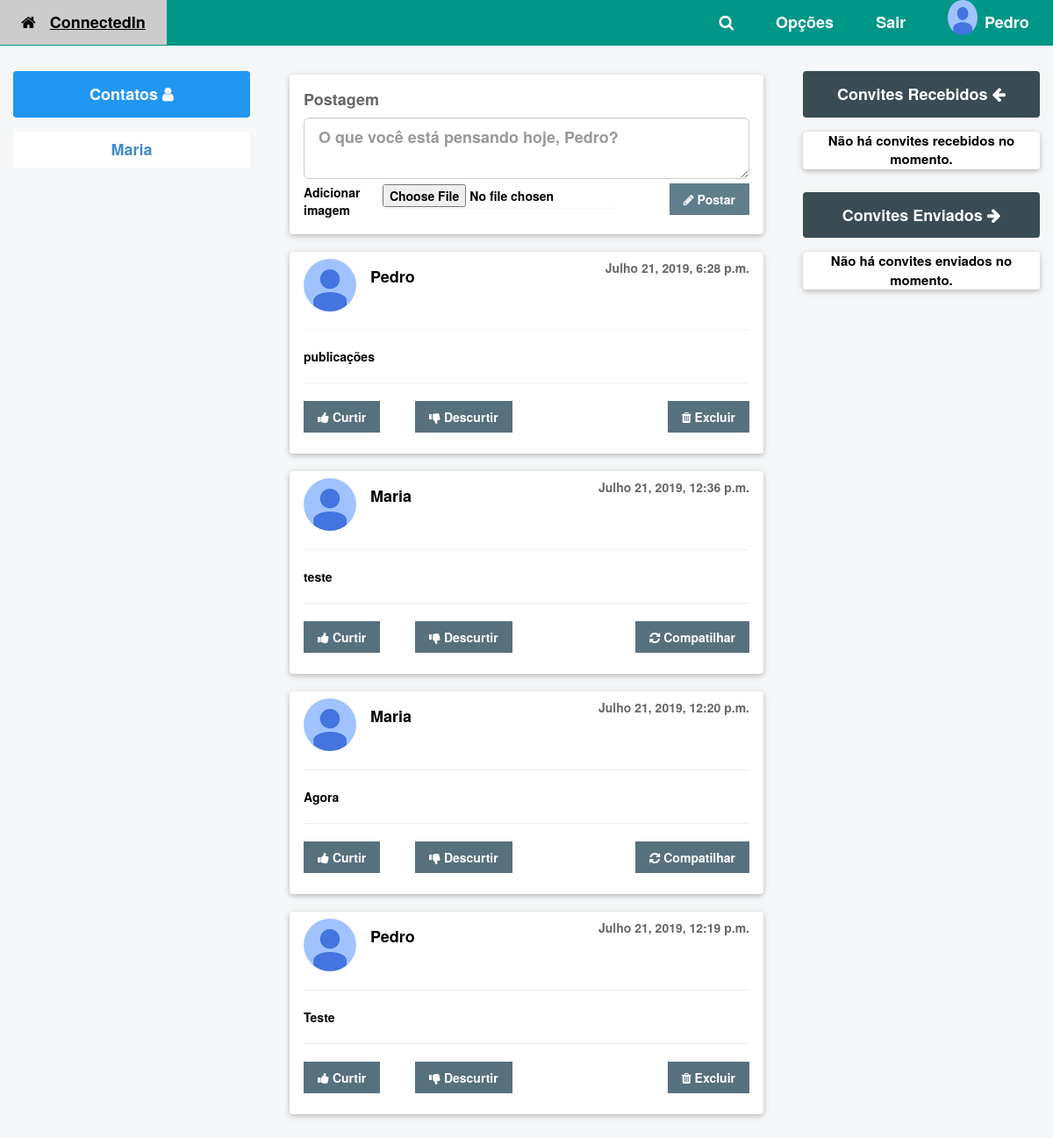
The app's page / (signed in) with its own data.
### perfis/models.py (models this page shows, shortened)
class Perfil(models.Model):
	telefone = models.CharField(max_length=11, null=False)
	contatos = models.ManyToManyField('self', related_name='contatos')
	usuario = models.OneToOneField(User,related_name="perfil",on_delete=models.CASCADE)
	ativo = models.BooleanField(default=True)
	contatos_bloqueados = models.ManyToManyField('self', related_name='contatos_bloqueados')
	melhores_amigos = models.ManyToManyField('self', related_name='melhores_amigos')
	@property
	def nome(self):
		return self.usuario.username

class Postagem(models.Model):
	texto_postagem = models.CharField(max_length=300)
	data_postagem = models.DateTimeField(auto_now_add=True)
	perfil = models.ForeignKey(Perfil, related_name='usuario_postagem', on_delete=models.CASCADE)
	foto = models.ImageField(upload_to='images/postagens', max_length=None, null=True)
	class Meta:
		ordering = ['-data_postagem']

### perfis/views.py (the view)
# urls.py: path('', views.timeline, name='timeline'),
@login_required
def timeline(request):
	posts = Postagem.objects.all()
	return render(request,'home.html',{'perfis': Perfil.objects.all(),\
                   'perfil_logado' : get_perfil_logado(request),\
                   'posts':posts})

### perfis/views.py (called while the page is built)
@login_required
def get_perfil_logado(request):
	return request.user.perfil

### perfis/templates/home.html (shortened to what this page needs)
{% extends "base.html" %}
{% block body %}
    <div class="w3-card w3-round w3-white" style="margin-right: 5%; margin-top:20px;
    margin-left: 5%;">
      <div class="w3-container w3-padding">
        <h4 class="w3-opacity"><b>Postagem<b></h4>
        <form method="POST" action="{% url 'postar' %}">
          <textarea name="texto" required class="form-control input-lg p-text-area" rows="2" placeholder="O que você está pensando hoje, {{ request.user.perfil.nome }}?"></textarea>
          <div class="w3-row" style="width: 100%; margin-top: 5px;">
            <div class="w3-col w3-cell" style="width: 70%;">
              <div class="w3-row" style="width: 100%;">
                <div class="w3-col w3-cell" style="width: 25%;">
                  <p>Adicionar imagem</p>
                </div>
                <div class="w3-col w3-cell" style="width: 50%;">
                  <input class="w3-card panel" type="file" name="imagem">
                </div>
              </div>
            </div>
            <div class="w3-col w3-cell" style="width: 30%;">
              <button type="submit" class="w3-button w3-theme w3-right"><i class="fa fa-pencil"></i>   Postar</button>
            </div>
          </div>
        </form>
      </div>
    </div>
    {% if posts %}
      {% for post in posts %}
        <div class="w3-card w3-round w3-white" style="margin-right: 5%; margin-top:20px;
        margin-left: 5%;">
          <div class="w3-container w3-padding">
            <img src="static/img/photo.jpg" alt="Avatar" class="w3-left w3-circle w3-margin-right" style="width:60px">
            <span class="w3-right w3-opacity">{{post.data_postagem}}</span>
            <h4><b>{{post.perfil.nome}}</b></h4><br>
            <hr class="w3-clear">
            <div>{{post.texto_postagem}}</div>
            <hr class="w3-clear">
            {% if post.perfil == perfil_logado %}
              <div class="w3-row" style="width: 100%">
                <div class="w3-col w3-cell" style="width: 50%">
                  <div class="w3-row">
                    <div class="w3-col" style="width: 50%;">
                      <a href="{% url 'curtir' post.id %}">
                        <button type="button" class="w3-button w3-theme-d1 w3-margin-bottom"><i class="fa fa-thumbs-up"></i>  Curtir </button>
                      </a>
                    </div>
                    <div class="w3-col" style="width: 50%;">
                      <a href="{% url 'descurtir' post.id %}">
                        <button type="button" class="w3-button w3-theme-d1 w3-margin-bottom"><i class="fa fa-thumbs-down"></i>  Descurtir </button>
                      </a>
                    </div>
                  </div>
                </div>
                <div class="w3-col w3-cell" style="width: 50%">
                  <a href="{% url 'excluir_postagem' post.id %}" onclick="confirmar_excluir_post({{post.id}})"><button type="button" class="w3-button w3-theme-d1 w3-margin-bottom w3-right"><i class="fa fa-trash"></i>  Excluir</button>
                  </a>
                </div>
              </div>
            {% else %}
              <div class="w3-col w3-cell" style="width: 50%">
                <div class="w3-row">
                  <div class="w3-col" style="width: 50%;">
                    <a href="{% url 'curtir' post.id %}">
                      <button type="button" class="w3-button w3-theme-d1 w3-margin-bottom"><i class="fa fa-thumbs-up"></i>  Curtir </button>
                    </a>
                  </div>
                  <div class="w3-col" style="width: 50%;">
                    <a href="{% url 'descurtir' post.id %}">
                      <button type="button" class="w3-button w3-theme-d1 w3-margin-bottom"><i class="fa fa-thumbs-down"></i>  Descurtir </button>
                    </a>
                  </div>
                </div>
              </div>
              <div class="w3-col w3-cell" style="width: 50%">
                <button type="button" class="w3-button w3-theme-d1 w3-margin-bottom w3-right"><i class="fa fa-refresh"></i>  Compatilhar</button>
              </div>
            {% endif %}
          </div>
        </div>
      {% endfor %}
    {% else %}
      <div class="w3-card w3-round w3-white" style="margin-right: 5%; margin-top:20px;
    margin-left: 5%; font-size: 22px;">Nenhuma postagem foi encontrado.</div>
    {% endif %}
{% endblock  %}

### perfis/templates/base.html (shortened to what this page needs)
{% load static %}
<!DOCTYPE html>
<html lang="pt">
  <head>
    <link href="{% static 'styles/w3/w3.css' %}" rel="stylesheet">
    <link href="{% static 'styles/w3/w3-theme-blue-grey.css' %}" rel="stylesheet">
    <link href="{% static 'styles/bootstrap/bootstrap.css' %}" rel="stylesheet">
    <link href="{% static 'styles/site.css' %}" rel="stylesheet">
    <link href="{% static 'styles/signin.css' %}" rel="stylesheet">
    <link rel="stylesheet" href="https://cdnjs.cloudflare.com/ajax/libs/font-awesome/4.7.0/css/font-awesome.min.css">
  </head>
  <body class="w3-theme-l5">
    <header class="w3-top">
      <div class="w3-bar nav-color w3-left-align w3-large">
        <a href="{% url 'timeline' %}" class="w3-bar-item w3-button w3-padding-large w3-theme-d4"><i class="fa fa-home w3-margin-right"></i><b>ConnectedIn</b></a>
        <div class="w3-dropdown-hover w3-hide-small w3-right" title="User">
          <button class="w3-button w3-padding-large logo-user">
            <span style="margin-left: 5px;"><b style="color: white;">{{perfil_logado.nome}}</b></span>
            <img src="{% static 'img/photo.jpg' %}" class="image-perfil" alt="Avatar">
          </button>
        </div>
        <div class="w3-dropdown-hover w3-hide-small w3-right">
          <a href="/logout/" class="item-menu">
            <button class="w3-button w3-padding-large">
              <b>Sair</b>
            </button>
          </a>
        </div>
        <div class="w3-dropdown-hover w3-hide-small w3-right">
          <button class="w3-button w3-padding-large" title="Options"><b class="item-menu">Opções</b></button>
        </div>
        <div class="w3-dropdown-hover w3-hide-small w3-right">
          <button class="w3-button w3-padding-large item-menu"><i class="fa fa-search"></i></button>
        </div>
      </div>
    </header>
    <div class="w3-row">
      <nav class="w3-col  w3-cell w3-mobile" style="width:25%; margin-top: 25px;">
        <div class="w3-row" style="margin-left: 5%; margin-right: 5%;">
          <h4 class="w3-round w3-center w3-panel w3-padding-16 w3-blue">
            <b>Contatos<b>
            <i class="fa fa-user"></i>
          </h4>
          {% with total_de_contatos=perfil_logado.contatos.count %}
            {% if total_de_contatos %}
              <div class="w3-white">
                {% for contato in perfil_logado.contatos.all %}
                  <div class="w3-row">
                    <div class="w3-col w3-cell w3-center" style="width: 100%;">
                    <h4><b><a href="{% url 'exibir' contato.id %}">{{contato.nome}}</a></b></h4>
                    </div>
                  </div>
                {% endfor %}
              </div>
            {% else %}
              <div class="w3-card w3-white w3-round w3-center" style="font-size: 15px;">
                <p>Você não possui contatos no momento.</p>
              </div>
            {% endif %}
          {% endwith%}
        </div>
      </nav>
      <section class="w3-col  w3-cell w3-mobile" style="width:50%; margin-top: 25px;">
        {% block body%}
        {% endblock %}
      </section>
      <aside class="w3-col  w3-cell w3-mobile w3-right" style="width:25%; margin-top: 25px;">
        <div class="w3-row" style="margin-left: 5%; margin-right: 5%;">
          <h4 class="w3-round w3-center w3-panel w3-padding-16 w3-theme-d4">
            <b>Convites Recebidos<b>
            <i class="fa fa-arrow-left"></i>
          </h4>
          {% with total=perfil_logado.convites_recebidos.count %}
            {% if total %}
              <div class="w3-white">
                {% for convite in perfil_logado.convites_recebidos.all %}
                  <div class="w3-row">
                    <div class="w3-col w3-cell w3-center" style="width: 33.333%;">
                      <h4><b>{{ convite.solicitante.nome}}</b></h4>
                    </div>
                    <div class="w3-col w3-cell w3-center" style="width: 33.333%;">
                      <a href="{% url 'aceitar' convite.id %}" class="btn-primary w3-round w3-button">Aceitar</a>
                    </div>
                    <div class="w3-col w3-cell w3-center" style="width: 33.333%;">
                      <a href="{% url 'recusar' convite.id %}" class="btn-danger w3-round w3-button">Recusar</a>
                    </div>
                    <hr>
                  </div>
                {% endfor %}
              </div>
            {% else %}
              <div class="w3-card w3-white w3-round w3-center" style="font-size: 15px;">
                <p>Não há convites recebidos no momento.</p>
              </div>
            {% endif %}
          {% endwith %}
        </div>
        <div class="w3-row" style="margin-left: 5%; margin-right: 5%;">
          <h4 class="w3-round w3-center w3-panel w3-padding-16 w3-theme-d4">
            <b>Convites Enviados<b>
            <i class="fa fa-arrow-right"></i>
          </h4>
          {% with total=perfil_logado.convites_feitos.count %}
            {% if total %}
              <div class="w3-white">
                {% for convite in perfil_logado.convites_feitos.all %}
                  <div class="w3-row">
                    <div class="w3-col w3-cell w3-center" style="width: 50%;">
                      <h4><b>{{convite.convidado.nome}}</b></h4>
                    </div>
                    <div class="w3-col w3-cell w3-center" style="width: 50%;">
                      <a href="{% url 'recusar' convite.id %}" class="w3-button btn-danger w3-round">Cancelar</a>
                    </div>
                  </div>
                {% endfor %}
              </div>
            {% else %}
              <div class="w3-card w3-white w3-round w3-center" style="font-size: 15px;">
                <p>Não há convites enviados no momento.</p>
              </div>
            {% endif %}
          {% endwith %}
        </div>
      </aside>
    </div>
  </body>
</html>

### perfis/static/styles/w3/w3.css (style rules this page uses)
html { box-sizing:border-box }
*,*:before,*:after { box-sizing:inherit }
html { -ms-text-size-adjust:100%;-webkit-text-size-adjust:100% }
body { margin:0 }
article,aside,details,figcaption,figure,footer,header,main,menu,nav,section { display:block }
a { background-color:transparent }
b,strong { font-weight:bolder }
img { border-style:none }
hr { box-sizing:content-box;height:0;overflow:visible }
button,input,select,textarea,optgroup { font:inherit;margin:0 }
button,input { overflow:visible }
button,select { text-transform:none }
button,[type=button],[type=reset],[type=submit] { -webkit-appearance:button }
textarea { overflow:auto }
html,body { font-family:Verdana,sans-serif;font-size:15px;line-height:1.5 }
html { overflow-x:hidden }
h4 { font-size:20px }
h1,h2,h3,h4,h5,h6 { font-family:"Segoe UI",Arial,sans-serif;font-weight:400;margin:10px 0 }
hr { border:0;border-top:1px solid #eee;margin:20px 0 }
img { vertical-align:middle }
a { color:inherit }
.w3-btn,.w3-button { border:none;display:inline-block;padding:8px 16px;vertical-align:middle;overflow:hidden;text-decoration:none;color:inherit;background-color:inherit;text-align:center;cursor:pointer;white-space:nowrap }
.w3-btn,.w3-button { -webkit-touch-callout:none;-webkit-user-select:none;-khtml-user-select:none;-moz-user-select:none;-ms-user-select:none;user-select:none }
.w3-dropdown-click,.w3-dropdown-hover { position:relative;display:inline-block;cursor:pointer }
.w3-bar { width:100%;overflow:hidden }
.w3-bar .w3-bar-item { padding:8px 16px;float:left;width:auto;border:none;display:block;outline:0 }
.w3-bar .w3-dropdown-hover,.w3-bar .w3-dropdown-click { position:static;float:left }
.w3-bar .w3-button { white-space:normal }
.w3-container:after,.w3-container:before,.w3-panel:after,.w3-panel:before,.w3-row:after,.w3-row:before,.w3-row-padding:after,.w3-row-padding:before, .w3-cell-row:before,.w3-cell-row:after,.w3-clear:after,.w3-clear:before,.w3-bar:before,.w3-bar:after { content:"";display:table;clear:both }
.w3-col,.w3-half,.w3-third,.w3-twothird,.w3-threequarter,.w3-quarter { float:left;width:100% }
.w3-cell { display:table-cell }
.w3-top,.w3-bottom { position:fixed;width:100%;z-index:1 }
.w3-top { top:0 }
.w3-circle { border-radius:50% }
.w3-round,.w3-round-medium { border-radius:4px }
.w3-container,.w3-panel { padding:0.01em 16px }
.w3-panel { margin-top:16px;margin-bottom:16px }
.w3-card,.w3-card-2 { box-shadow:0 2px 5px 0 rgba(0,0,0,0.16),0 2px 10px 0 rgba(0,0,0,0.12) }
.w3-opacity,.w3-hover-opacity:hover { opacity:0.60 }
.w3-large { font-size:18px!important }
.w3-left-align { text-align:left!important }
.w3-center { text-align:center!important }
.w3-margin-bottom { margin-bottom:16px!important }
.w3-margin-right { margin-right:16px!important }
.w3-padding { padding:8px 16px!important }
.w3-padding-large { padding:12px 24px!important }
.w3-padding-16 { padding-top:16px!important;padding-bottom:16px!important }
.w3-left { float:left!important }
.w3-right { float:right!important }
.w3-blue,.w3-hover-blue:hover { color:#fff!important;background-color:#2196F3!important }
.w3-white,.w3-hover-white:hover { color:#000!important;background-color:#fff!important }

### perfis/static/styles/w3/w3-theme-blue-grey.css (style rules this page uses)
.w3-theme-l5 { color:#000 !important; background-color:#f5f7f8 !important }
.w3-theme-d1 { color:#fff !important; background-color:#57707d !important }
.w3-theme-d4 { color:#fff !important; background-color:#3a4b53 !important }
.w3-theme { color:#fff !important; background-color:#607d8b !important }

### perfis/static/styles/site.css (style rules this page uses)
.nav-color { background-color: #009688 !important; }
.image-perfil { float: left; max-height: 35%; max-width: 35%; border-radius: 50%; margin-top: -12.4px; width: 40px; height: 40px; }
.item-menu { color: white; }

### perfis/static/styles/signin.css (style rules this page uses)
body { padding-top: 40px; padding-bottom: 40px; background-color: #eee; }

### records on screen
Perfil: nome "Pedro"
Perfil: nome "Maria"
Postagem: data_postagem "Julho 21, 2019, 6:28 p.m.", perfil.nome "Pedro", texto_postagem "publicações"
Postagem: data_postagem "Julho 21, 2019, 12:36 p.m.", perfil.nome "Maria", texto_postagem "teste", shows "Curtir"
Postagem: data_postagem "Julho 21, 2019, 12:20 p.m.", perfil.nome "Maria", texto_postagem "Agora", shows "Curtir"
Postagem: data_postagem "Julho 21, 2019, 12:19 p.m.", perfil.nome "Pedro", texto_postagem "Teste"
